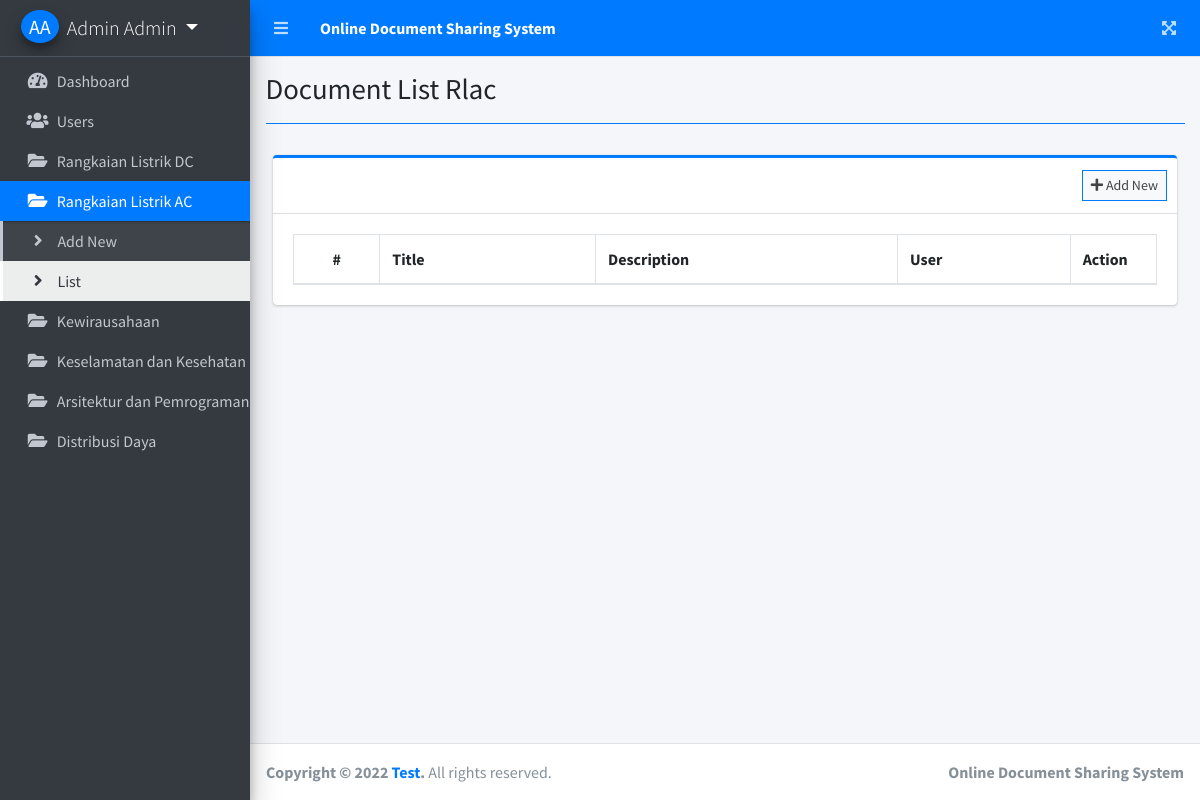
Page /index.php?page=document_list_rlac (signed in) on the earlier database version.
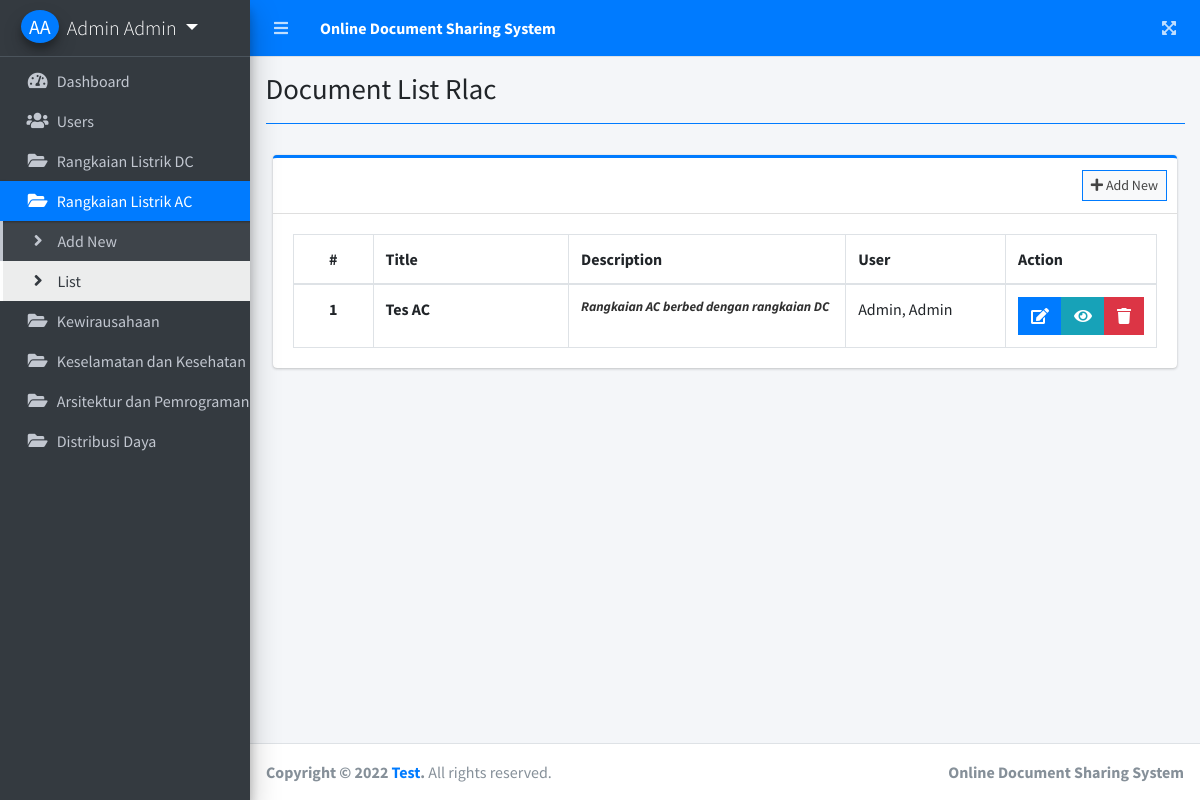
Same page on the later database version.
### tables this page shows
CREATE TABLE `rlac` (
  `id` int(11) NOT NULL,
  `title` varchar(255) NOT NULL,
  `description` text NOT NULL,
  `file_json` text NOT NULL,
  `user_id` int(30) NOT NULL,
  `date_created` datetime NOT NULL DEFAULT current_timestamp()
);

### document_list_rlac.php (the view, shortened to what the changed rows need)
<?php include'db_connect.php' ?>
<div class="col-lg-12">
	<div class="card card-outline card-primary">
		<div class="card-body">
			<table class="table tabe-hover table-bordered" id="list">
			     <?php if($_SESSION['login_type'] == 1 ): ?>
				<colgroup>
				</colgroup>
			    <?php endif; ?>
				<thead>
					<tr>
						<th class="text-center">#</th>
						<th>Title</th>
						<th>Description</th>
					     <?php if($_SESSION['login_type'] == 1 ): ?>
						<th>User</th>
					    <?php endif; ?>
						<th>Action</th>
					</tr>
				</thead>
				<tbody>
					<?php
					$i = 1;
					$where = '';
					if($_SESSION['login_type'] == 1 ):
					$user = $conn->query("SELECT * FROM users where id in (SELECT user_id FROM rlac) ");
					while($row = $user->fetch_assoc()){
						$uname[$row['id']] = ucwords($row['lastname'].', '.$row['firstname'].' '.$row['middlename']);
					}
					else:
						$where = " where user_id = '{$_SESSION['login_id']}' ";
					endif;
					$qry = $conn->query("SELECT * FROM rlac $where order by unix_timestamp(date_created) desc ");
					while($row= $qry->fetch_assoc()):
						$trans = get_html_translation_table(HTML_ENTITIES,ENT_QUOTES);
						unset($trans["\""], $trans["<"], $trans[">"], $trans["<h2"]);
						$desc = strtr(html_entity_decode($row['description']),$trans);
						$desc=str_replace(array("<li>","</li>"), array("",", "), $desc);
					?>
					<tr>
						<th class="text-center"><?php echo $i++ ?></th>
						<td><b><?php echo ucwords($row['title']) ?></b></td>
						<td><b class="truncate"><?php echo strip_tags($desc) ?></b></td>
						  <?php if($_SESSION['login_type'] == 1 ): ?>
						<td><?php echo isset($uname[$row['user_id']]) ? $uname[$row['user_id']] : "Deleted User" ?></td>
					    <?php endif; ?>
						<td class="text-center">
		                    <div class="btn-group">
		                        <a href="./index.php?page=edit_document_rlac&id=<?php echo $row['id'] ?>" class="btn btn-primary btn-flat">
		                          <i class="fas fa-edit"></i>
		                        </a>
		                        <a  href="./index.php?page=view_document_rlac&id=<?php echo md5($row['id']) ?>" class="btn btn-info btn-flat">
		                          <i class="fas fa-eye"></i>
		                        </a>
		                        <button type="button" class="btn btn-danger btn-flat delete_file_rlac" data-id="<?php echo $row['id'] ?>">
		                          <i class="fas fa-trash"></i>
		                        </button>
	                      </div>
						</td>
					</tr>
				<?php endwhile; ?>
				</tbody>
			</table>
		</div>
	</div>
</div>

### sidebar.php (shortened to what the changed rows need)
<aside class="main-sidebar sidebar-dark-primary elevation-4">
    <div class="dropdown">
   	<a href="javascript:void(0)" class="brand-link dropdown-toggle" data-toggle="dropdown" aria-expanded="true">
        <?php if(empty($_SESSION['login_avatar'])): ?>
        <span class="brand-image img-circle elevation-3 d-flex justify-content-center align-items-center bg-primary text-white font-weight-500" style="width: 38px;height:50px"><?php echo strtoupper(substr($_SESSION['login_firstname'], 0,1).substr($_SESSION['login_lastname'], 0,1)) ?></span>
        <?php else: ?>
          <span class="image">
            <img src="assets/uploads/<?php echo $_SESSION['login_avatar'] ?>" style="width: 38px;height:38px" class="img-circle elevation-2" alt="User Image">
          </span>
        <?php endif; ?>
        <span class="brand-text font-weight-light"><?php echo ucwords($_SESSION['login_firstname'].' '.$_SESSION['login_lastname']) ?></span>
      </a>
    </div>
  </aside>

Differences in the rows shown:
added rlac: title "Tes AC", description "Rangkaian AC berbed dengan rangkaian DC", user "Admin, Admin"
